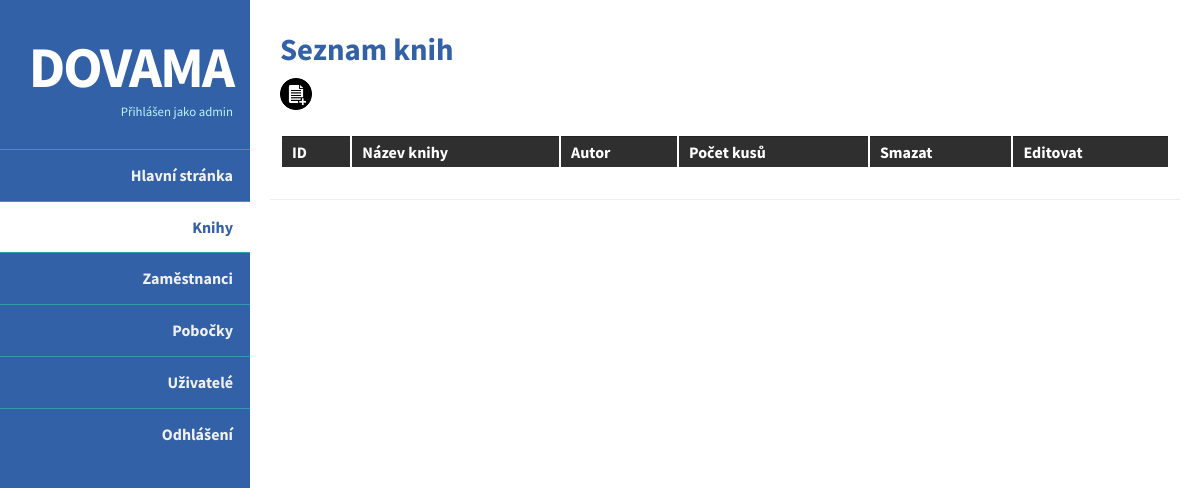
Before: /admin.php?s=knihy (signed in) with the older database file.
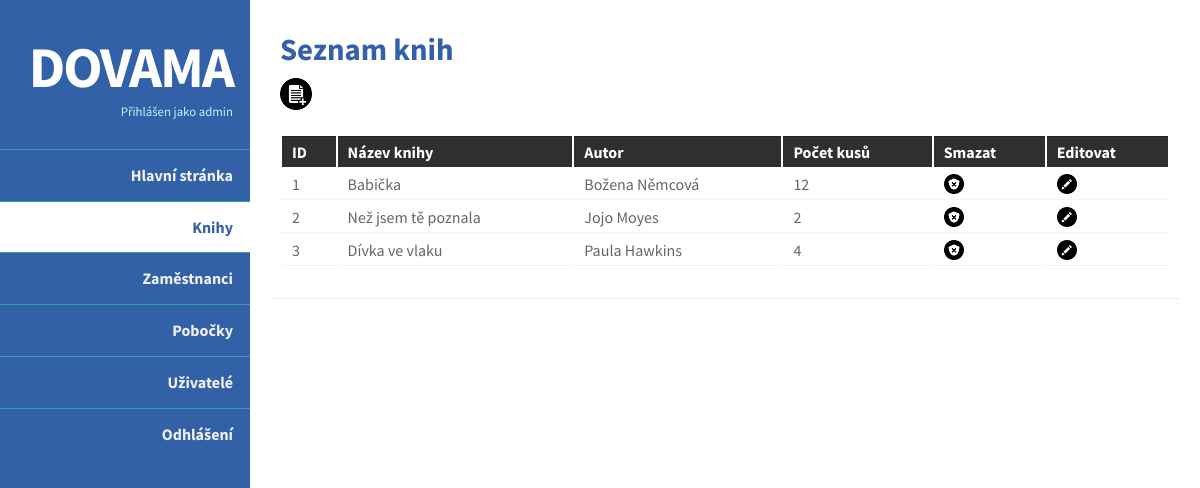
After: the same page with the newer database file.
### tables this page shows
CREATE TABLE `knihy` (
  `id` int(11) NOT NULL,
  `nazev` varchar(50) NOT NULL,
  `autor` varchar(50) NOT NULL,
  `pocet` int(11) NOT NULL
);

### knihy.php (the view, shortened to what this page needs)
<article>
<h3>Seznam knih</h3>
<?php
if($_SESSION["role"]=='2' || $_SESSION["role"]=='3' || $_SESSION["role"]=='4'){
echo '<a href="admin.php?s=addKniha"><img src="./img/pridat.png"></a>';
echo '<br><br>';
}
?>
				<table>
					<tr>
          <?php
          if($_SESSION["role"]=='1'){
          echo '<th>ID</th>';
          echo '<th>Název knihy</th>';
          echo '<th>Autor</th>';
          echo '<th>Počet kusů</th>';
          }
          else{
          echo '<th>ID</th>';
          echo '<th>Název knihy</th>';
          echo '<th>Autor</th>';
          echo '<th>Počet kusů</th>';
          echo '<th>Smazat</th>';
          echo '<th>Editovat</th>';
          }
          ?>
					</tr>
                <?php
        if($_SESSION["role"]=='1'){
       $vysledek = mysql_query("SELECT * FROM knihy") or die(mysql_error());
      while ($zaznam = mysql_fetch_Array($vysledek)):
			echo '<tr>';
			echo '<td>'.$zaznam["id"].'</td>';
      echo '<td>'.$zaznam["nazev"].'</td>';
      echo '<td>'.$zaznam["autor"].'</td>';
      echo '<td>'.$zaznam["pocet"].'</td>';
      echo "</tr>";
			endwhile;
      }
      else
      {
             $vysledek = mysql_query("SELECT * FROM knihy") or die(mysql_error());
      while ($zaznam = mysql_fetch_Array($vysledek)):
			echo '<tr>';
			echo '<td>'.$zaznam["id"].'</td>';
      echo '<td>'.$zaznam["nazev"].'</td>';
      echo '<td>'.$zaznam["autor"].'</td>';
      echo '<td>'.$zaznam["pocet"].'</td>';
      echo '<td><a href="admin.php?s=knihy&a=smaz&id='.$zaznam["id"].'"><img src="./img/smazat.png"></td></a>';
      echo '<td><a href="admin.php?s=editKniha&id='.$zaznam["id"].'"><img src="./img/editovat.png"></td>';
      echo "</tr>";
			endwhile;
      }
      ?>
				</table>
</article>

### admin.php (shortened to what this page needs)
<html>
<head>
<link rel="stylesheet" href="style.css" type="text/css" />
</head>
<body>
		<section id="body" class="width">
			<aside id="sidebar" class="column-left">
			<header>
				<h1><a href="#">DOVAMA</a></h1>
				<h2>Přihlášen jako <?php echo $_SESSION["login"]; ?></h2>
			</header>
<?php include "menu.php"; ?>
			</aside>
			<section id="content" class="column-right">
          <?php
    switch($_GET['s']) {
    case 'knihy' :
        include "knihy.php";
    break;
    }
      ?>
    <table style="height: 500px;display: block;"></table>
		</section>
	</section>
</body>
</html>

### menu.php
<nav id="mainnav">
			<ul>
                         		<li<?php if($_GET['s']==''){echo ' class="selected-item"';} ?>><a href="admin.php">Hlavní stránka</a></li>
                        		 <li<?php if($_GET['s']=='knihy'){echo ' class="selected-item"';}?>><a href="admin.php?s=knihy">Knihy</a></li>
                        		 <li<?php if($_GET['s']=='zamestnanci'){echo ' class="selected-item"';}?>><a href="admin.php?s=zamestnanci">Zaměstnanci</a></li>
                         		<li<?php if($_GET['s']=='pobocky'){echo ' class="selected-item"';}?>><a href="admin.php?s=pobocky">Pobočky</a></li>
                             <?php if($_SESSION["role"]=='4'){echo '<li ';} ?><?php if($_GET['s']=='uzivatele'){echo ' class="selected-item"';} ?><?php if($_SESSION["role"]=='4'){echo '><a href="admin.php?s=uzivatele">Uživatelé</a></li>';} ?>
                         		<li><a href="logout.php">Odhlášení</a></li>
                     	</ul>
</nav>

### style.css (style rules this page uses)
body { margin:0px auto; padding:0; background: #222; font-family: "Source Sans Pro","sans-serif"; font-size: 1.0em; color:#666; }
* { margin:0; padding:0; }
table { width:100%; text-align:left; }
th, td { padding:5px 10px; }
th { color:#fff; border-top:1px solid #222; background-color:#2F2F2F; }
td { border-bottom:1px solid #f4f4f4; }
a { color:#6FAB4F; }
h1 { font-size:2.4em; }
h2 { color:#2f2f2f; font-size:1.8em; font-weight:bold; padding:0 0 5px; margin:0; }
h3 { color:#3261a7; font-size:1.6em; padding-bottom:10px; }
ul, ol { margin:0 0 35px 35px; }
li { padding-bottom:5px; }
.width { width:auto; margin: 0 auto; }
header { padding:30px 17px 30px; margin:0 auto; }
header h1 { text-align: right; }
header h1 a, header h1 a:hover, header h1 a:visited { color: #fff; font-size: 1.5em; text-decoration: none; letter-spacing:-2px; }
header h2 { color:#bbf5fb; text-align: right; font-size: 0.8em; font-weight: normal; padding-bottom:0; letter-spacing:0; }
section#body { padding: 0; background: #3261a7; }
section#content { margin-left: 250px; padding: 20px; background-color: #fff; }
.column-left { float:left; }
aside#sidebar { width:250px; position: fixed; }
nav#mainnav ul { padding: 0; margin: 0; list-style: none; }
nav#mainnav li { padding:0; border-bottom: 1px solid #3261a7; border-top: 1px solid #329ca7; }
nav#mainnav li.selected-item { border-bottom:none; }
nav#mainnav li.selected-item a, nav#mainnav li.selected-item a:hover { color:#3261a7; font-weight:bold; background: #fff; }
nav#mainnav li a { color: #f0f0f0; display: block; padding: 15px 17px; text-align: right; font-weight: bold; text-decoration: none; }
article { padding: 10px 10px 30px; font-size: 1.2em; border-bottom: 1px solid #eee; }

Changed rows visible on the page:
added knihy: id "1", nazev "Babička", autor "Božena Němcová", pocet "12"
added knihy: id "2", nazev "Než jsem tě poznala", autor "Jojo Moyes", pocet "2"
added knihy: id "3", nazev "Dívka ve vlaku", autor "Paula Hawkins", pocet "4"
